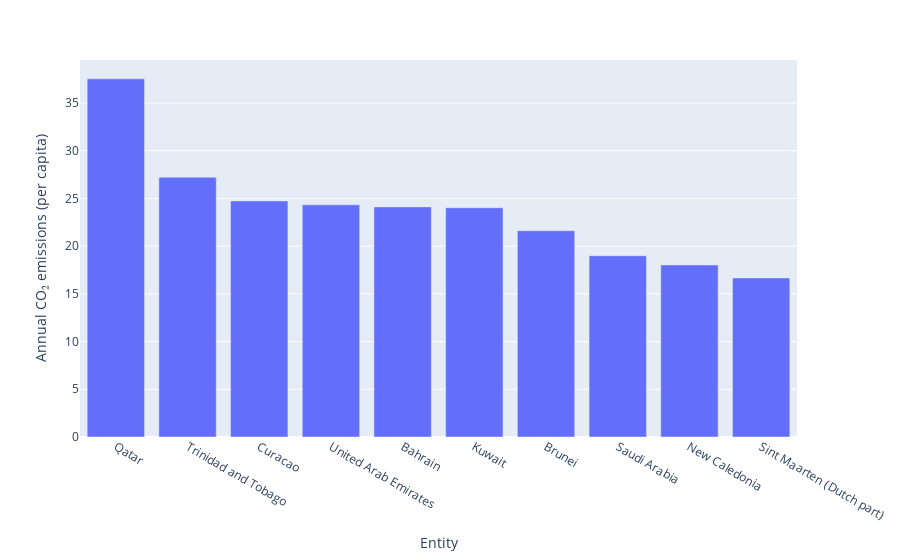

Write notebook code for a chart like this one.
### Markdown cell above
### 1.1 Top N countries with the most CO2 emissions chosen a decade

### Code cell
df_last_decade = df[df['Year']>max(df['Year'])-10]
df_last_decade = df_last_decade[~df_last_decade['Code'].isna()]
df_last_decade = df_last_decade[['Entity', 'Code', 'Annual CO₂ emissions (per capita)']].groupby(['Entity', 'Code']).mean().reset_index()
df_last_decade = df_last_decade.sort_values('Annual CO₂ emissions (per capita)', ascending=False).reset_index(drop=True)
df_last_decade.iloc[:top_n_row].to_csv('co-emissions-per-capita-last-decade.csv')
# df_last_decade
px.bar(df_last_decade.iloc[:top_n_row], x='Entity', y='Annual CO₂ emissions (per capita)')

### Figure 1 — Plotly figure (JSON) as saved in the notebook; plotly's stock layout.template omitted (floating-point values rounded to 4 significant figures)
{"data": [{"alignmentgroup": "True", "hovertemplate": "Entity=%{x}<br>Annual CO₂ emissions (per capita)=%{y}<extra></extra>", "legendgroup": "", "marker": {"color": "#636efa", "pattern": {"shape": ""}}, "name": "", "offsetgroup": "", "orientation": "v", "showlegend": false, "textposition": "auto", "type": "bar", "x": ["Qatar", "Trinidad and Tobago", "Curacao", "United Arab Emirates", "Bahrain", "Kuwait", "Brunei", "Saudi Arabia", "New Caledonia", "Sint Maarten (Dutch part)"], "xaxis": "x", "y": [37.53, 27.22, 24.74, 24.33, 24.12, 24.03, 21.62, 19.0, 18.03, 16.67], "yaxis": "y"}], "layout": {"barmode": "relative", "legend": {"tracegroupgap": 0}, "margin": {"t": 60}, "xaxis": {"anchor": "y", "domain": [0, 1], "title": {"text": "Entity"}}, "yaxis": {"anchor": "x", "domain": [0, 1], "title": {"text": "Annual CO₂ emissions (per capita)"}}}}
